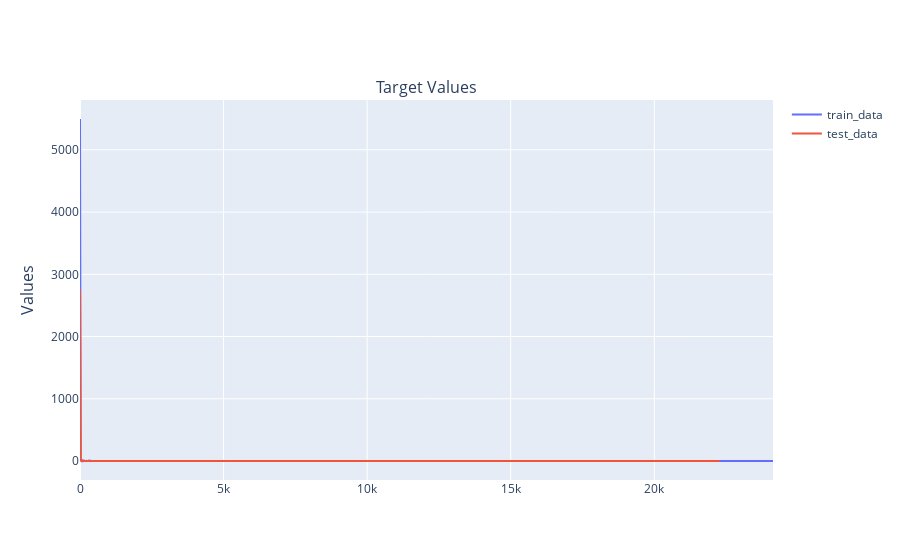

Notebook code cell kept with this figure:
### Code cell
visual(train, test, "VRDeck")

### Figure 1 — Plotly figure (JSON) as saved in the notebook; plotly's stock layout.template omitted (floating-point values rounded to 4 significant figures; data arrays with more than 128 entries replaced by an {"elided": "..."} marker saying what was removed)
{"data": [{"name": "train_data", "orientation": "v", "x": {"elided": "1306 int values"}, "y": {"elided": "1306 int values"}, "type": "scatter", "xaxis": "x", "yaxis": "y"}, {"name": "test_data", "orientation": "v", "x": {"elided": "796 int values"}, "y": {"elided": "796 int values"}, "type": "scatter", "xaxis": "x", "yaxis": "y"}], "layout": {"xaxis": {"anchor": "y", "domain": [0, 1], "type": "linear", "range": [0, 24133], "autorange": true}, "yaxis": {"anchor": "x", "domain": [0, 1], "type": "linear", "range": [-304.2, 5800.0], "autorange": true}, "annotations": [{"font": {"size": 16}, "showarrow": false, "text": "Target Values", "x": 0.5, "xanchor": "center", "xref": "paper", "y": 1, "yanchor": "bottom", "yref": "paper"}, {"font": {"size": 16}, "showarrow": false, "text": "Values", "textangle": -90, "x": 0, "xanchor": "right", "xref": "paper", "xshift": -40, "y": 0.5, "yanchor": "middle", "yref": "paper"}], "autosize": true}}
